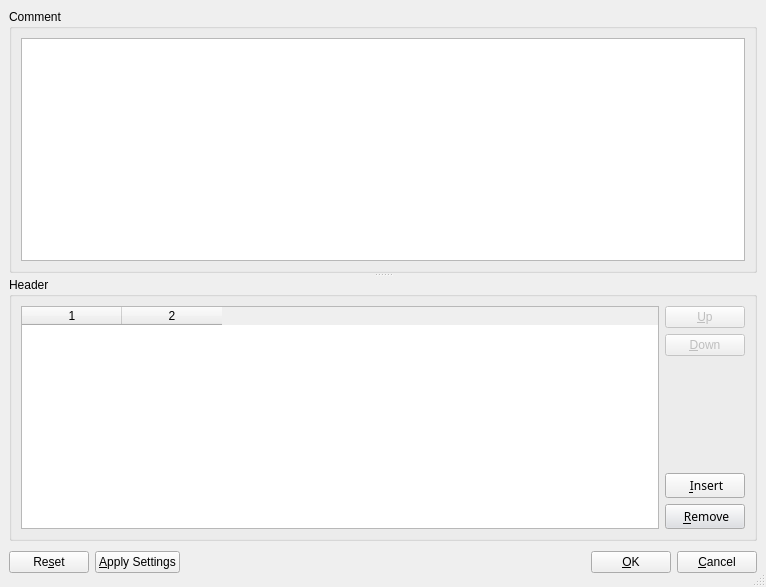
<ui version="4.0" >
 <class>frmHeader</class>
 <widget class="QDialog" name="frmHeader" >
  <property name="geometry" >
   <rect>
    <x>0</x>
    <y>0</y>
    <width>766</width>
    <height>587</height>
   </rect>
  </property>
  <property name="sizePolicy" >
   <sizepolicy>
    <hsizetype>7</hsizetype>
    <vsizetype>7</vsizetype>
    <horstretch>0</horstretch>
    <verstretch>0</verstretch>
   </sizepolicy>
  </property>
  <property name="windowTitle" >
   <string>Header</string>
  </property>
  <property name="sizeGripEnabled" >
   <bool>true</bool>
  </property>
  <property name="modal" >
   <bool>true</bool>
  </property>
  <layout class="QGridLayout" >
   <property name="margin" >
    <number>9</number>
   </property>
   <property name="spacing" >
    <number>6</number>
   </property>
   <item rowspan="2" row="0" column="0" colspan="2" >
    <widget class="QSplitter" name="splitter1" >
     <property name="orientation" >
      <enum>Qt::Vertical</enum>
     </property>
     <widget class="QSplitter" name="splitter" >
      <property name="orientation" >
       <enum>Qt::Vertical</enum>
      </property>
      <widget class="QGroupBox" name="groupBox1" >
       <property name="title" >
        <string>Comment</string>
       </property>
       <layout class="QGridLayout" >
        <property name="margin" >
         <number>9</number>
        </property>
        <property name="spacing" >
         <number>6</number>
        </property>
        <item row="0" column="0" >
         <widget class="QTextEdit" name="txtOtherComments" >
          <property name="sizePolicy" >
           <sizepolicy>
            <hsizetype>7</hsizetype>
            <vsizetype>7</vsizetype>
            <horstretch>0</horstretch>
            <verstretch>0</verstretch>
           </sizepolicy>
          </property>
          <property name="minimumSize" >
           <size>
            <width>16</width>
            <height>16</height>
           </size>
          </property>
          <property name="tabChangesFocus" >
           <bool>true</bool>
          </property>
         </widget>
        </item>
       </layout>
      </widget>
     </widget>
     <widget class="QGroupBox" name="groupBox" >
      <property name="title" >
       <string>Header</string>
      </property>
      <layout class="QGridLayout" >
       <property name="margin" >
        <number>9</number>
       </property>
       <property name="spacing" >
        <number>6</number>
       </property>
       <item rowspan="5" row="0" column="0" >
        <widget class="QTableWidget" name="tableHeader" >
         <property name="sizePolicy" >
          <sizepolicy>
           <hsizetype>7</hsizetype>
           <vsizetype>7</vsizetype>
           <horstretch>0</horstretch>
           <verstretch>0</verstretch>
          </sizepolicy>
         </property>
         <property name="mouseTracking" >
          <bool>false</bool>
         </property>
         <property name="focusPolicy" >
          <enum>Qt::TabFocus</enum>
         </property>
         <property name="contextMenuPolicy" >
          <enum>Qt::DefaultContextMenu</enum>
         </property>
         <property name="acceptDrops" >
          <bool>false</bool>
         </property>
         <property name="lineWidth" >
          <number>1</number>
         </property>
         <property name="midLineWidth" >
          <number>1</number>
         </property>
         <property name="tabKeyNavigation" >
          <bool>false</bool>
         </property>
         <property name="showDropIndicator" stdset="0" >
          <bool>false</bool>
         </property>
         <property name="dragEnabled" >
          <bool>false</bool>
         </property>
         <property name="alternatingRowColors" >
          <bool>true</bool>
         </property>
         <property name="selectionMode" >
          <enum>QAbstractItemView::SingleSelection</enum>
         </property>
         <property name="showGrid" >
          <bool>true</bool>
         </property>
         <property name="columnCount" >
          <number>2</number>
         </property>
         <column/>
         <column/>
        </widget>
       </item>
       <item row="1" column="1" >
        <widget class="QPushButton" name="btnDown" >
         <property name="enabled" >
          <bool>false</bool>
         </property>
         <property name="sizePolicy" >
          <sizepolicy>
           <hsizetype>1</hsizetype>
           <vsizetype>1</vsizetype>
           <horstretch>0</horstretch>
           <verstretch>0</verstretch>
          </sizepolicy>
         </property>
         <property name="toolTip" >
          <string>Move down</string>
         </property>
         <property name="text" >
          <string>&amp;Down</string>
         </property>
         <property name="icon" >
          <iconset>../images/down.png</iconset>
         </property>
        </widget>
       </item>
       <item row="0" column="1" >
        <widget class="QPushButton" name="btnUp" >
         <property name="enabled" >
          <bool>false</bool>
         </property>
         <property name="sizePolicy" >
          <sizepolicy>
           <hsizetype>1</hsizetype>
           <vsizetype>1</vsizetype>
           <horstretch>0</horstretch>
           <verstretch>0</verstretch>
          </sizepolicy>
         </property>
         <property name="toolTip" >
          <string>Move up</string>
         </property>
         <property name="statusTip" >
          <string/>
         </property>
         <property name="text" >
          <string>&amp;Up</string>
         </property>
         <property name="icon" >
          <iconset>../images/up.png</iconset>
         </property>
        </widget>
       </item>
       <item row="3" column="1" >
        <widget class="QPushButton" name="btnInsertRow" >
         <property name="sizePolicy" >
          <sizepolicy>
           <hsizetype>1</hsizetype>
           <vsizetype>1</vsizetype>
           <horstretch>0</horstretch>
           <verstretch>0</verstretch>
          </sizepolicy>
         </property>
         <property name="font" >
          <font>
           <family>Sans Serif</family>
           <pointsize>9</pointsize>
           <weight>50</weight>
           <italic>false</italic>
           <bold>false</bold>
           <underline>false</underline>
           <strikeout>false</strikeout>
          </font>
         </property>
         <property name="toolTip" >
          <string>Insert row</string>
         </property>
         <property name="text" >
          <string> &amp;Insert</string>
         </property>
         <property name="icon" >
          <iconset>../images/add.png</iconset>
         </property>
        </widget>
       </item>
       <item row="4" column="1" >
        <widget class="QPushButton" name="btnDeleteRow" >
         <property name="sizePolicy" >
          <sizepolicy>
           <hsizetype>1</hsizetype>
           <vsizetype>1</vsizetype>
           <horstretch>0</horstretch>
           <verstretch>0</verstretch>
          </sizepolicy>
         </property>
         <property name="palette" >
          <palette>
           <active>
            <colorrole role="WindowText" >
             <brush brushstyle="SolidPattern" >
              <color alpha="255" >
               <red>0</red>
               <green>0</green>
               <blue>0</blue>
              </color>
             </brush>
            </colorrole>
            <colorrole role="Button" >
             <brush brushstyle="SolidPattern" >
              <color alpha="255" >
               <red>221</red>
               <green>223</green>
               <blue>228</blue>
              </color>
             </brush>
            </colorrole>
            <colorrole role="Light" >
             <brush brushstyle="SolidPattern" >
              <color alpha="255" >
               <red>255</red>
               <green>255</green>
               <blue>255</blue>
              </color>
             </brush>
            </colorrole>
            <colorrole role="Midlight" >
             <brush brushstyle="SolidPattern" >
              <color alpha="255" >
               <red>255</red>
               <green>255</green>
               <blue>255</blue>
              </color>
             </brush>
            </colorrole>
            <colorrole role="Dark" >
             <brush brushstyle="SolidPattern" >
              <color alpha="255" >
               <red>85</red>
               <green>85</green>
               <blue>85</blue>
              </color>
             </brush>
            </colorrole>
            <colorrole role="Mid" >
             <brush brushstyle="SolidPattern" >
              <color alpha="255" >
               <red>199</red>
               <green>199</green>
               <blue>199</blue>
              </color>
             </brush>
            </colorrole>
            <colorrole role="Text" >
             <brush brushstyle="SolidPattern" >
              <color alpha="255" >
               <red>0</red>
               <green>0</green>
               <blue>0</blue>
              </color>
             </brush>
            </colorrole>
            <colorrole role="BrightText" >
             <brush brushstyle="SolidPattern" >
              <color alpha="255" >
               <red>255</red>
               <green>255</green>
               <blue>255</blue>
              </color>
             </brush>
            </colorrole>
            <colorrole role="ButtonText" >
             <brush brushstyle="SolidPattern" >
              <color alpha="255" >
               <red>0</red>
               <green>0</green>
               <blue>0</blue>
              </color>
             </brush>
            </colorrole>
            <colorrole role="Base" >
             <brush brushstyle="SolidPattern" >
              <color alpha="255" >
               <red>255</red>
               <green>255</green>
               <blue>255</blue>
              </color>
             </brush>
            </colorrole>
            <colorrole role="Window" >
             <brush brushstyle="SolidPattern" >
              <color alpha="255" >
               <red>239</red>
               <green>239</green>
               <blue>239</blue>
              </color>
             </brush>
            </colorrole>
            <colorrole role="Shadow" >
             <brush brushstyle="SolidPattern" >
              <color alpha="255" >
               <red>0</red>
               <green>0</green>
               <blue>0</blue>
              </color>
             </brush>
            </colorrole>
            <colorrole role="Highlight" >
             <brush brushstyle="SolidPattern" >
              <color alpha="255" >
               <red>103</red>
               <green>141</green>
               <blue>178</blue>
              </color>
             </brush>
            </colorrole>
            <colorrole role="HighlightedText" >
             <brush brushstyle="SolidPattern" >
              <color alpha="255" >
               <red>255</red>
               <green>255</green>
               <blue>255</blue>
              </color>
             </brush>
            </colorrole>
            <colorrole role="Link" >
             <brush brushstyle="SolidPattern" >
              <color alpha="255" >
               <red>0</red>
               <green>0</green>
               <blue>238</blue>
              </color>
             </brush>
            </colorrole>
            <colorrole role="LinkVisited" >
             <brush brushstyle="SolidPattern" >
              <color alpha="255" >
               <red>82</red>
               <green>24</green>
               <blue>139</blue>
              </color>
             </brush>
            </colorrole>
            <colorrole role="AlternateBase" >
             <brush brushstyle="SolidPattern" >
              <color alpha="255" >
               <red>232</red>
               <green>232</green>
               <blue>232</blue>
              </color>
             </brush>
            </colorrole>
           </active>
           <inactive>
            <colorrole role="WindowText" >
             <brush brushstyle="SolidPattern" >
              <color alpha="255" >
               <red>0</red>
               <green>0</green>
               <blue>0</blue>
              </color>
             </brush>
            </colorrole>
            <colorrole role="Button" >
             <brush brushstyle="SolidPattern" >
              <color alpha="255" >
               <red>221</red>
               <green>223</green>
               <blue>228</blue>
              </color>
             </brush>
            </colorrole>
            <colorrole role="Light" >
             <brush brushstyle="SolidPattern" >
              <color alpha="255" >
               <red>255</red>
               <green>255</green>
               <blue>255</blue>
              </color>
             </brush>
            </colorrole>
            <colorrole role="Midlight" >
             <brush brushstyle="SolidPattern" >
              <color alpha="255" >
               <red>255</red>
               <green>255</green>
               <blue>255</blue>
              </color>
             </brush>
            </colorrole>
            <colorrole role="Dark" >
             <brush brushstyle="SolidPattern" >
              <color alpha="255" >
               <red>85</red>
               <green>85</green>
               <blue>85</blue>
              </color>
             </brush>
            </colorrole>
            <colorrole role="Mid" >
             <brush brushstyle="SolidPattern" >
              <color alpha="255" >
               <red>199</red>
               <green>199</green>
               <blue>199</blue>
              </color>
             </brush>
            </colorrole>
            <colorrole role="Text" >
             <brush brushstyle="SolidPattern" >
              <color alpha="255" >
               <red>0</red>
               <green>0</green>
               <blue>0</blue>
              </color>
             </brush>
            </colorrole>
            <colorrole role="BrightText" >
             <brush brushstyle="SolidPattern" >
              <color alpha="255" >
               <red>255</red>
               <green>255</green>
               <blue>255</blue>
              </color>
             </brush>
            </colorrole>
            <colorrole role="ButtonText" >
             <brush brushstyle="SolidPattern" >
              <color alpha="255" >
               <red>0</red>
               <green>0</green>
               <blue>0</blue>
              </color>
             </brush>
            </colorrole>
            <colorrole role="Base" >
             <brush brushstyle="SolidPattern" >
              <color alpha="255" >
               <red>255</red>
               <green>255</green>
               <blue>255</blue>
              </color>
             </brush>
            </colorrole>
            <colorrole role="Window" >
             <brush brushstyle="SolidPattern" >
              <color alpha="255" >
               <red>239</red>
               <green>239</green>
               <blue>239</blue>
              </color>
             </brush>
            </colorrole>
            <colorrole role="Shadow" >
             <brush brushstyle="SolidPattern" >
              <color alpha="255" >
               <red>0</red>
               <green>0</green>
               <blue>0</blue>
              </color>
             </brush>
            </colorrole>
            <colorrole role="Highlight" >
             <brush brushstyle="SolidPattern" >
              <color alpha="255" >
               <red>103</red>
               <green>141</green>
               <blue>178</blue>
              </color>
             </brush>
            </colorrole>
            <colorrole role="HighlightedText" >
             <brush brushstyle="SolidPattern" >
              <color alpha="255" >
               <red>255</red>
               <green>255</green>
               <blue>255</blue>
              </color>
             </brush>
            </colorrole>
            <colorrole role="Link" >
             <brush brushstyle="SolidPattern" >
              <color alpha="255" >
               <red>0</red>
               <green>0</green>
               <blue>238</blue>
              </color>
             </brush>
            </colorrole>
            <colorrole role="LinkVisited" >
             <brush brushstyle="SolidPattern" >
              <color alpha="255" >
               <red>82</red>
               <green>24</green>
               <blue>139</blue>
              </color>
             </brush>
            </colorrole>
            <colorrole role="AlternateBase" >
             <brush brushstyle="SolidPattern" >
              <color alpha="255" >
               <red>232</red>
               <green>232</green>
               <blue>232</blue>
              </color>
             </brush>
            </colorrole>
           </inactive>
           <disabled>
            <colorrole role="WindowText" >
             <brush brushstyle="SolidPattern" >
              <color alpha="255" >
               <red>128</red>
               <green>128</green>
               <blue>128</blue>
              </color>
             </brush>
            </colorrole>
            <colorrole role="Button" >
             <brush brushstyle="SolidPattern" >
              <color alpha="255" >
               <red>221</red>
               <green>223</green>
               <blue>228</blue>
              </color>
             </brush>
            </colorrole>
            <colorrole role="Light" >
             <brush brushstyle="SolidPattern" >
              <color alpha="255" >
               <red>255</red>
               <green>255</green>
               <blue>255</blue>
              </color>
             </brush>
            </colorrole>
            <colorrole role="Midlight" >
             <brush brushstyle="SolidPattern" >
              <color alpha="255" >
               <red>255</red>
               <green>255</green>
               <blue>255</blue>
              </color>
             </brush>
            </colorrole>
            <colorrole role="Dark" >
             <brush brushstyle="SolidPattern" >
              <color alpha="255" >
               <red>85</red>
               <green>85</green>
               <blue>85</blue>
              </color>
             </brush>
            </colorrole>
            <colorrole role="Mid" >
             <brush brushstyle="SolidPattern" >
              <color alpha="255" >
               <red>199</red>
               <green>199</green>
               <blue>199</blue>
              </color>
             </brush>
            </colorrole>
            <colorrole role="Text" >
             <brush brushstyle="SolidPattern" >
              <color alpha="255" >
               <red>199</red>
               <green>199</green>
               <blue>199</blue>
              </color>
             </brush>
            </colorrole>
            <colorrole role="BrightText" >
             <brush brushstyle="SolidPattern" >
              <color alpha="255" >
               <red>255</red>
               <green>255</green>
               <blue>255</blue>
              </color>
             </brush>
            </colorrole>
            <colorrole role="ButtonText" >
             <brush brushstyle="SolidPattern" >
              <color alpha="255" >
               <red>128</red>
               <green>128</green>
               <blue>128</blue>
              </color>
             </brush>
            </colorrole>
            <colorrole role="Base" >
             <brush brushstyle="SolidPattern" >
              <color alpha="255" >
               <red>239</red>
               <green>239</green>
               <blue>239</blue>
              </color>
             </brush>
            </colorrole>
            <colorrole role="Window" >
             <brush brushstyle="SolidPattern" >
              <color alpha="255" >
               <red>239</red>
               <green>239</green>
               <blue>239</blue>
              </color>
             </brush>
            </colorrole>
            <colorrole role="Shadow" >
             <brush brushstyle="SolidPattern" >
              <color alpha="255" >
               <red>0</red>
               <green>0</green>
               <blue>0</blue>
              </color>
             </brush>
            </colorrole>
            <colorrole role="Highlight" >
             <brush brushstyle="SolidPattern" >
              <color alpha="255" >
               <red>86</red>
               <green>117</green>
               <blue>148</blue>
              </color>
             </brush>
            </colorrole>
            <colorrole role="HighlightedText" >
             <brush brushstyle="SolidPattern" >
              <color alpha="255" >
               <red>255</red>
               <green>255</green>
               <blue>255</blue>
              </color>
             </brush>
            </colorrole>
            <colorrole role="Link" >
             <brush brushstyle="SolidPattern" >
              <color alpha="255" >
               <red>0</red>
               <green>0</green>
               <blue>238</blue>
              </color>
             </brush>
            </colorrole>
            <colorrole role="LinkVisited" >
             <brush brushstyle="SolidPattern" >
              <color alpha="255" >
               <red>82</red>
               <green>24</green>
               <blue>139</blue>
              </color>
             </brush>
            </colorrole>
            <colorrole role="AlternateBase" >
             <brush brushstyle="SolidPattern" >
              <color alpha="255" >
               <red>232</red>
               <green>232</green>
               <blue>232</blue>
              </color>
             </brush>
            </colorrole>
           </disabled>
          </palette>
         </property>
         <property name="font" >
          <font>
           <family>Sans Serif</family>
           <pointsize>9</pointsize>
           <weight>50</weight>
           <italic>false</italic>
           <bold>false</bold>
           <underline>false</underline>
           <strikeout>false</strikeout>
          </font>
         </property>
         <property name="toolTip" >
          <string>delete row</string>
         </property>
         <property name="layoutDirection" >
          <enum>Qt::LeftToRight</enum>
         </property>
         <property name="text" >
          <string> &amp;Remove</string>
         </property>
         <property name="icon" >
          <iconset>../images/minus.png</iconset>
         </property>
        </widget>
       </item>
       <item row="2" column="1" >
        <spacer>
         <property name="orientation" >
          <enum>Qt::Vertical</enum>
         </property>
         <property name="sizeHint" >
          <size>
           <width>79</width>
           <height>51</height>
          </size>
         </property>
        </spacer>
       </item>
      </layout>
     </widget>
    </widget>
   </item>
   <item row="2" column="0" colspan="2" >
    <layout class="QHBoxLayout" >
     <property name="margin" >
      <number>0</number>
     </property>
     <property name="spacing" >
      <number>6</number>
     </property>
     <item>
      <widget class="QPushButton" name="resetButton" >
       <property name="enabled" >
        <bool>true</bool>
       </property>
       <property name="text" >
        <string>Re&amp;set</string>
       </property>
      </widget>
     </item>
     <item>
      <widget class="QPushButton" name="applyButton" >
       <property name="text" >
        <string>&amp;Apply Settings</string>
       </property>
      </widget>
     </item>
     <item>
      <spacer>
       <property name="orientation" >
        <enum>Qt::Horizontal</enum>
       </property>
       <property name="sizeHint" >
        <size>
         <width>131</width>
         <height>31</height>
        </size>
       </property>
      </spacer>
     </item>
     <item>
      <widget class="QPushButton" name="okButton" >
       <property name="text" >
        <string>&amp;OK</string>
       </property>
      </widget>
     </item>
     <item>
      <widget class="QPushButton" name="cancelButton" >
       <property name="text" >
        <string>&amp;Cancel</string>
       </property>
      </widget>
     </item>
    </layout>
   </item>
  </layout>
 </widget>
 <tabstops>
  <tabstop>txtOtherComments</tabstop>
  <tabstop>tableHeader</tabstop>
  <tabstop>btnUp</tabstop>
  <tabstop>btnDown</tabstop>
  <tabstop>btnInsertRow</tabstop>
  <tabstop>btnDeleteRow</tabstop>
  <tabstop>resetButton</tabstop>
  <tabstop>applyButton</tabstop>
  <tabstop>okButton</tabstop>
  <tabstop>cancelButton</tabstop>
 </tabstops>
 <resources/>
 <connections>
  <connection>
   <sender>okButton</sender>
   <signal>clicked()</signal>
   <receiver>frmHeader</receiver>
   <slot>accept()</slot>
   <hints>
    <hint type="sourcelabel" >
     <x>278</x>
     <y>253</y>
    </hint>
    <hint type="destinationlabel" >
     <x>96</x>
     <y>254</y>
    </hint>
   </hints>
  </connection>
  <connection>
   <sender>cancelButton</sender>
   <signal>clicked()</signal>
   <receiver>frmHeader</receiver>
   <slot>reject()</slot>
   <hints>
    <hint type="sourcelabel" >
     <x>369</x>
     <y>253</y>
    </hint>
    <hint type="destinationlabel" >
     <x>179</x>
     <y>282</y>
    </hint>
   </hints>
  </connection>
 </connections>
</ui>
